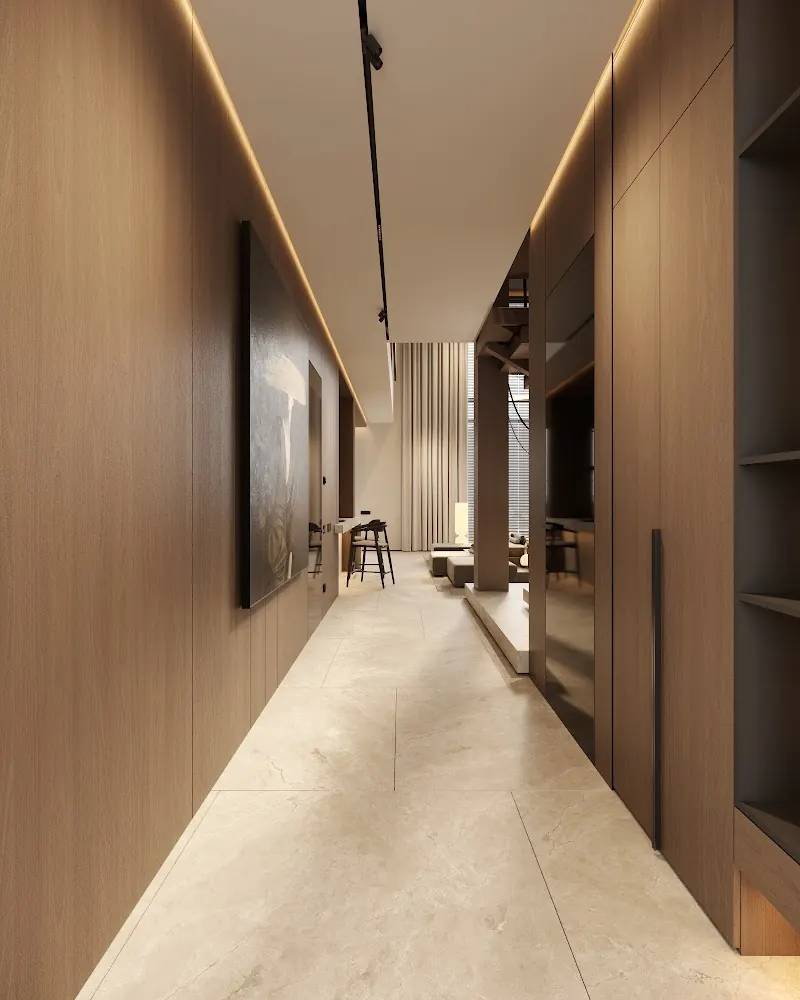
#> input picture img/10VnDwUntAIo-800.webp, 800 x 1000 px
$ python -i make-og.py   (imports and definitions only)
#> lines starting #> are read from the running program, lines starting #| are printed output that depends on the picture
#> further down, picture is the input picture: PIL image 800x1000 RGB; mean R, G, B 146.3, 121.1, 96.8
#!/usr/bin/env python3
"""Генератор Open Graph картинок для cas-develop.com.

Для кожної сторінки /proekty/*.html і /blog/*.html робить img/og/<slug>.jpg
(1200×630, фото cover-crop, темний градієнт, назва Cormorant Garamond,
золота лінія і текстовий знак «CAS DEVELOPMENT»). HTML не змінює.

Запуск із кореня репозиторію:
    python tools/og/make-og.py            # усі сторінки
    python tools/og/make-og.py diamond    # лише вказані slug
Потрібен Pillow (pip install pillow).
"""
import html
import io
import re
import sys
from pathlib import Path

from PIL import Image, ImageDraw, ImageFilter, ImageFont

ROOT = Path(__file__).resolve().parents[2]
OUT = ROOT / "img" / "og"
FONT = Path(__file__).with_name("fonts") / "CormorantGaramond[wght].ttf"

W, H = 1200, 630
TEXT = (237, 232, 223)      # #EDE8DF
GOLD = (191, 145, 72)       # #BF9148
MAX_BYTES = 120 * 1024
SKIP = re.compile(r"osocor", re.I)

# Статті блогу не мають власних фото — беремо фото з послуги/проєкту за темою.
BLOG_PHOTOS = {
    "avtorskyi-nahliad-navishcho": "img/p/1DL1BY7Tg6L5B5-900.webp",            # Edelweiss
    "dyzain-malenkoi-kvartyry-zberihannia": "img/p/1YQyhjEui9fb6v-900.webp",   # /dyzain-interieru-kvartyry-kyiv
    "dyzain-restoranu-z-choho-pochaty": "img/p/1OGn3TXnLkQenE-900.webp",       # /dyzain-restoranu-kafe-kyiv
    "etapy-remontu-kvartyry-pid-kliuch": "img/p/1bXytwftMuIHBN-900.webp",      # /remont-kvartyr-kyiv
    "mebli-z-kytaiu-dlia-interieru": "img/p/1iGcqtsUqLNWbB-900.webp",          # Diamond
    "remont-ofisu-pid-kliuch-shcho-vrakhuvaty": "img/p/13a8ks6jQlZ5LY-900.webp",  # /remont-ofisu-pid-klyuch-kyiv
    "shcho-vkhodyt-u-dyzain-proekt-interieru": "img/p/1MslU7S5X8gIEp-900.webp",   # Linden Penthouse
    "skilky-koshtuie-dyzain-proekt-kvartyry-kyiv": "img/p/1_0wYN-6Q8LZFX-900.webp",  # Yacht VIP
    "skilky-koshtuie-remont-budynku-pid-kliuch": "img/p/1F4OovwNYQPfoF-900.webp",    # House 150 (фасад)
    "skilky-koshtuie-remont-v-novobudovi-kyiv": "img/p/1xqY1KZo2JY5xq-900.webp",     # Tetris Hall
    "suchasnyi-minimalizm-teplyi-interier": "img/p/1Grj8_m7MJwsbE-900.webp",         # Hodos Villa
    "yak-splanuvaty-bazu-vidpochynku": "img/p/1XdhtH1mjWRTli-900.webp",              # /baza-vidpochynku-pid-klyuch
    "yak-vybraty-dyzainera-interieru": "img/p/1jKOiN3xyCjZCL-900.webp",              # Monpark
}


# [39 lines left out: functions font, page_title, page_photo, pages, not called in this run]


def cover(img):
    img = img.convert("RGB")
    s = max(W / img.width, H / img.height)
#> s = 1.5
    img = img.resize((round(img.width * s), round(img.height * s)), Image.LANCZOS)
    l, t = (img.width - W) // 2, (img.height - H) // 2
#> l = 0; t = 435
    return img.crop((l, t, l + W, t + H))
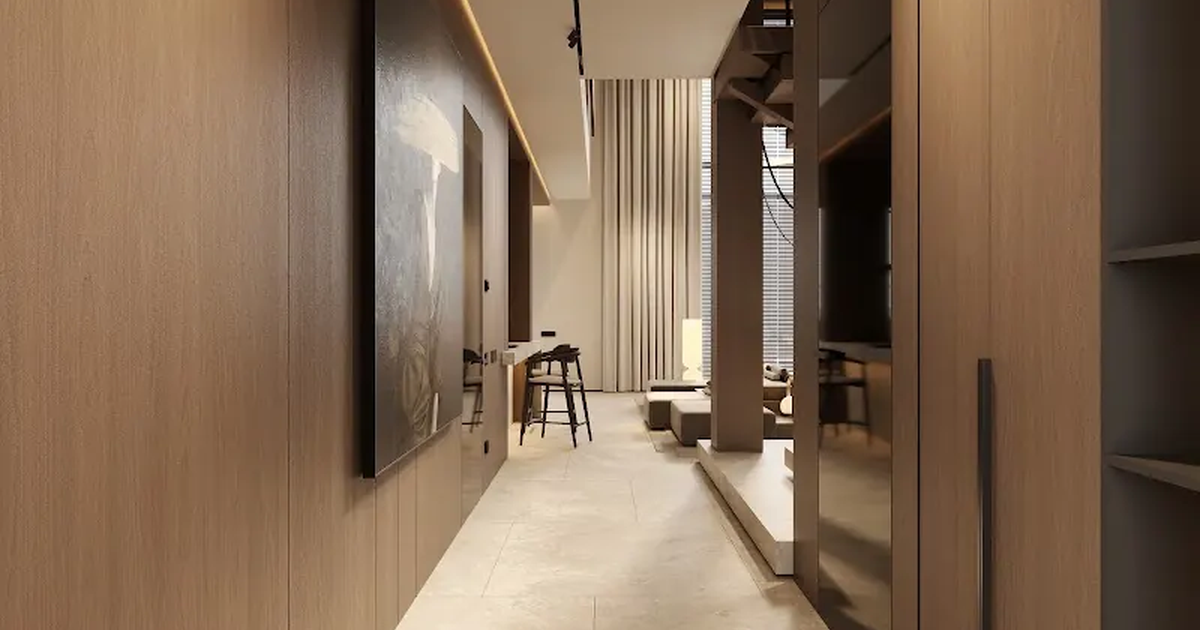
#> returned value: PIL image 1200x630 RGB; mean R, G, B 130.9, 106.8, 85.4


# [123 lines left out: functions overlay, wrap, fit_title, spaced, render, save and 1 more, not called in this run]


# [2 lines not run here, left out]

>>> from PIL import Image
>>> picture = Image.open('../../img/10VnDwUntAIo-800.webp')
>>> result = cover(picture)

$ run again, on img/1M13ysKRsQvn-800.webp
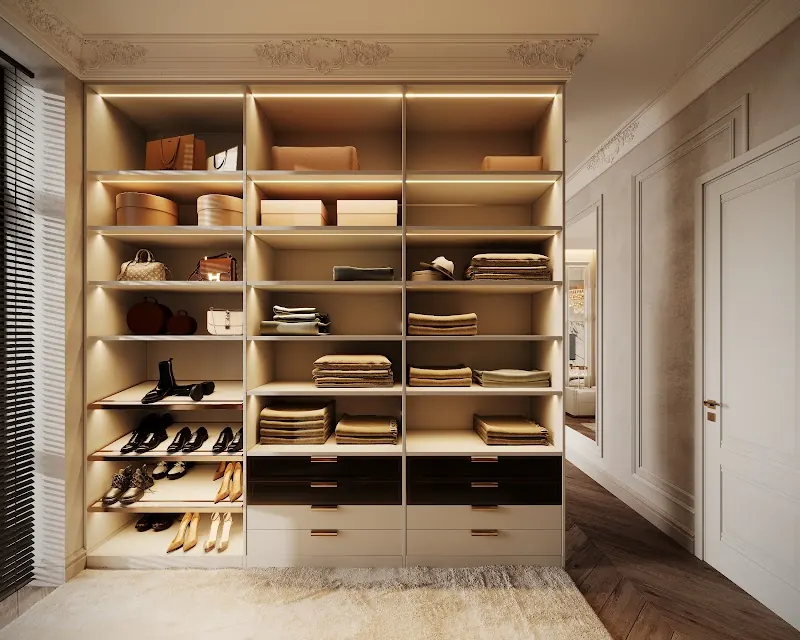
#> input picture img/1M13ysKRsQvn-800.webp, 800 x 640 px
#> picture is the input picture: PIL image 800x640 RGB; mean R, G, B 142.7, 119.3, 96.1
#> in cover, `img = img.resize((round(img.width * s), round(img.height * s)), Image...`:
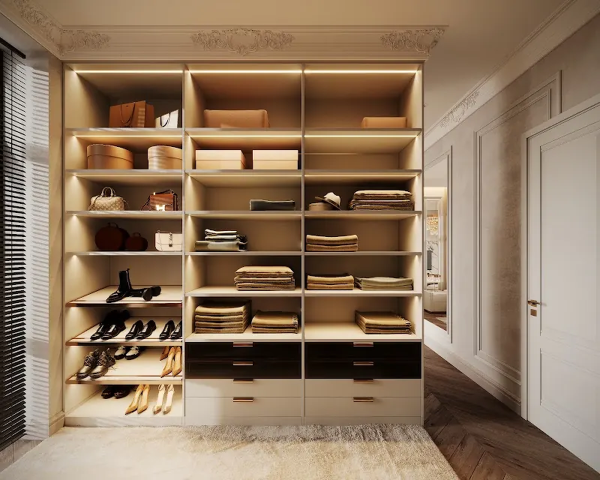
#> img: PIL image 1200x960 RGB (shown at 1/2 size); mean R, G, B 142.7, 119.4, 96.1
#> in cover, `return img.crop((l, t, l + W, t + H))`:
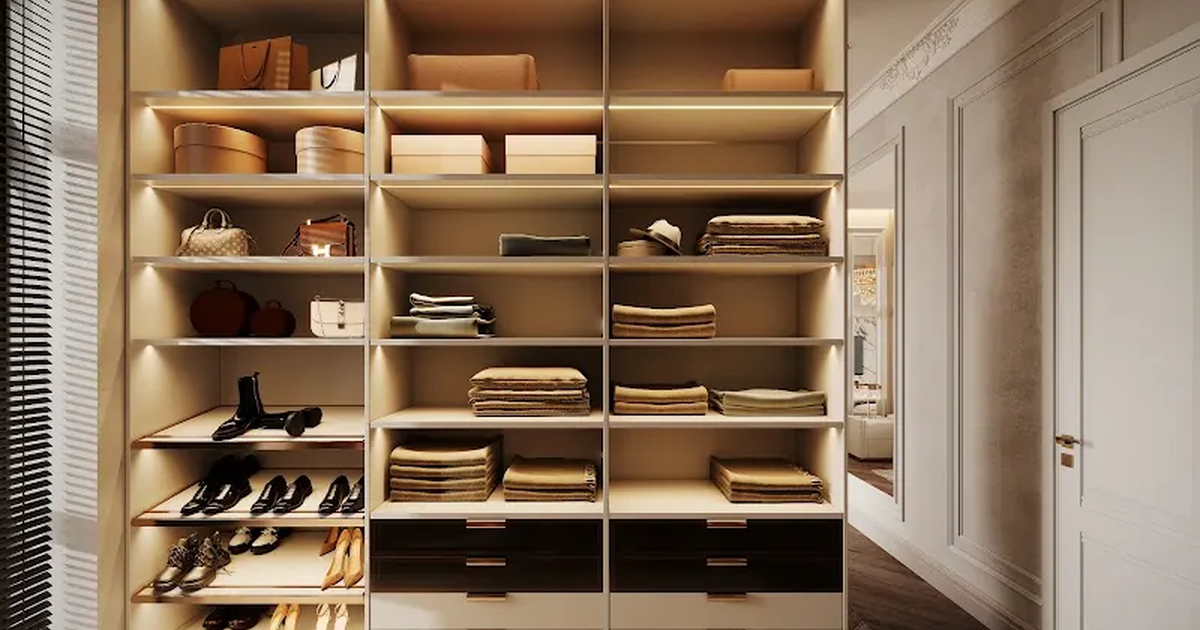
#> returned value: PIL image 1200x630 RGB; mean R, G, B 137.4, 114.3, 92

$ run again, on img/1YQyhjEui9fb-r600.webp
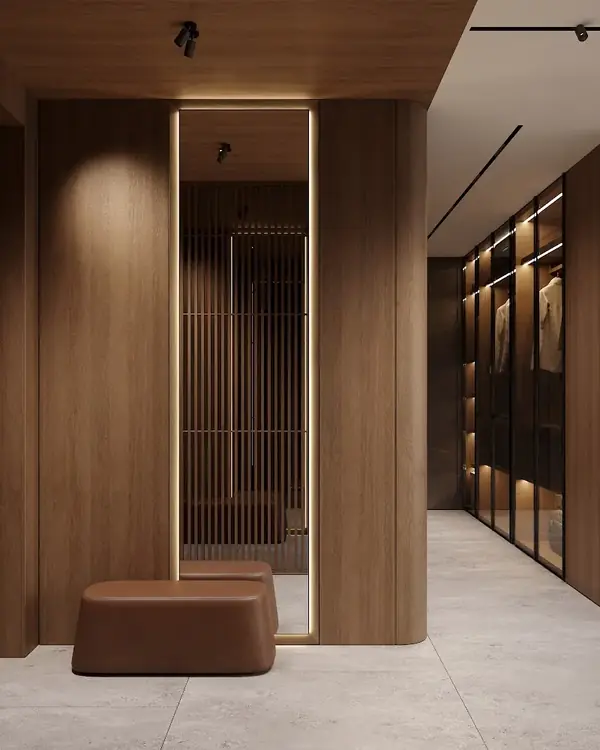
#> input picture img/1YQyhjEui9fb-r600.webp, 600 x 750 px
#> picture is the input picture: PIL image 600x750 RGB; mean R, G, B 107.1, 83.1, 66.3
#> in cover, `return img.crop((l, t, l + W, t + H))`:
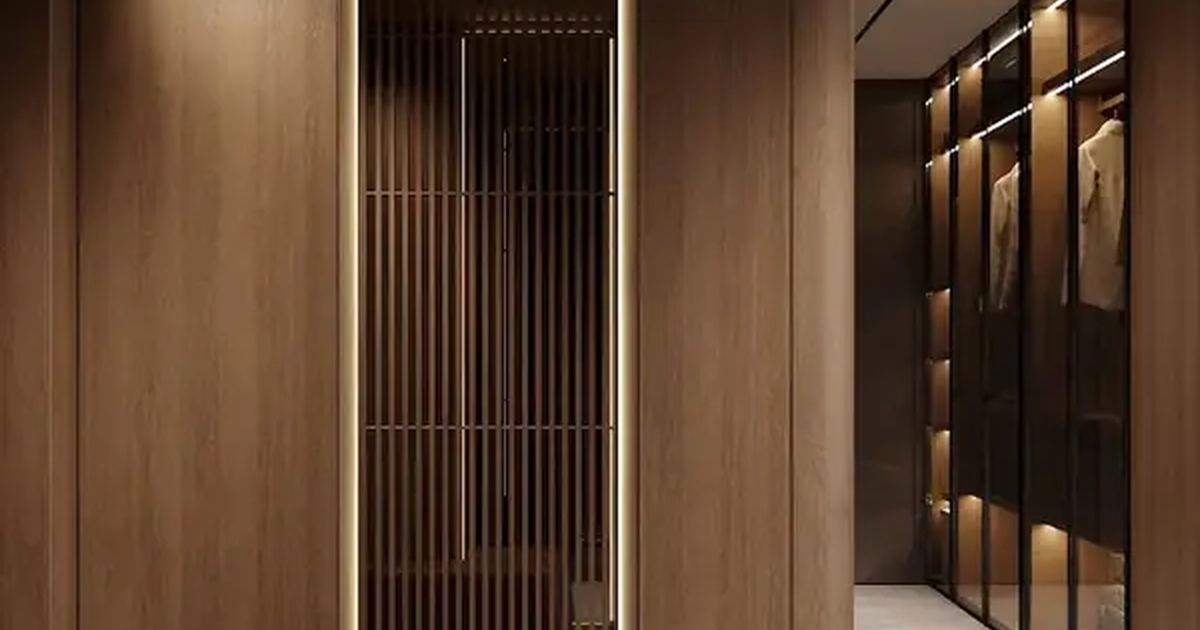
#> returned value: PIL image 1200x630 RGB; mean R, G, B 90, 64.1, 45.2

$ run again, on img/1cRl7TrOdOCc-800.webp
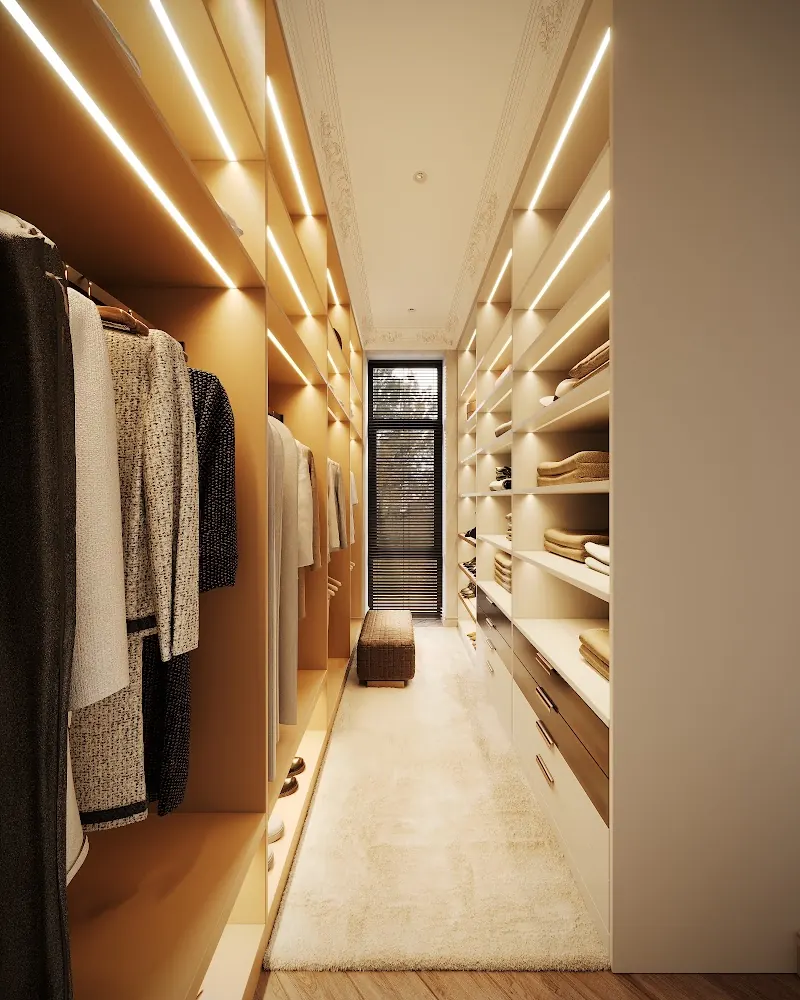
#> input picture img/1cRl7TrOdOCc-800.webp, 800 x 1000 px
#> picture is the input picture: PIL image 800x1000 RGB; mean R, G, B 156.3, 127.1, 94
#> in cover, `return img.crop((l, t, l + W, t + H))`:
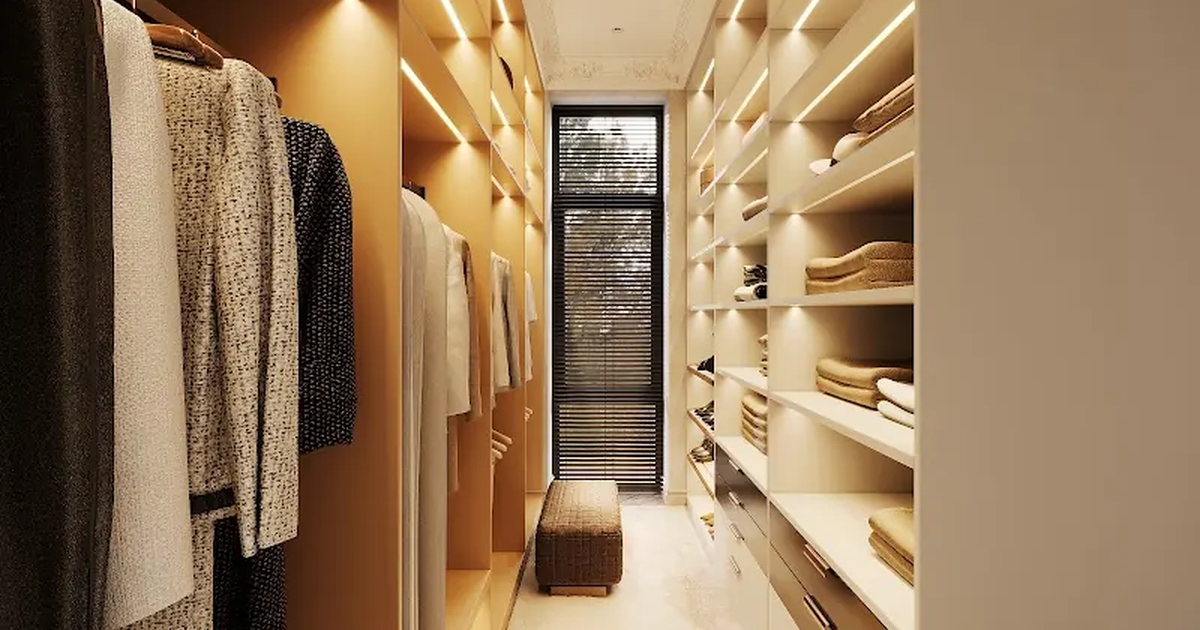
#> returned value: PIL image 1200x630 RGB; mean R, G, B 149.6, 122.6, 92.3
